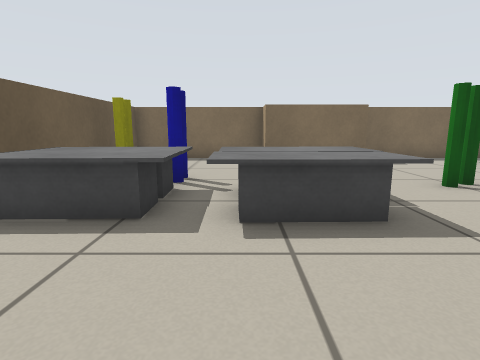
View 1 (above)

24 first-person views from a walk through a robot-simulator world made for Stage. The camera is 0.57 m above the floor, tilts 10° down and sees 80° across. The lines on the ground mark 1 m squares. The floor is counted in squares, 0.5 m on a side. Each view is taken from the middle of a square. On the plan, view 1 faces up. The plan holds only what a view shows up to about 12 squares ahead; the rest is blank. The place goes on beyond the plan. Robots are left out.

View 2
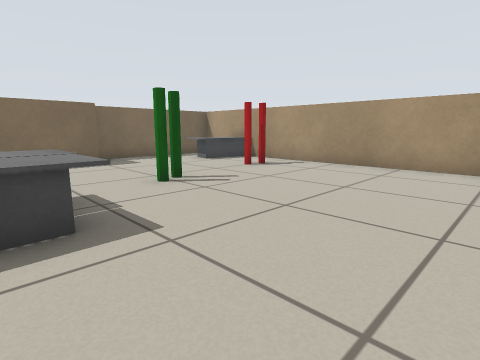

View 3
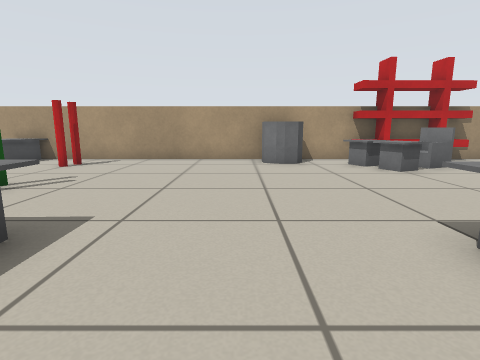

View 4
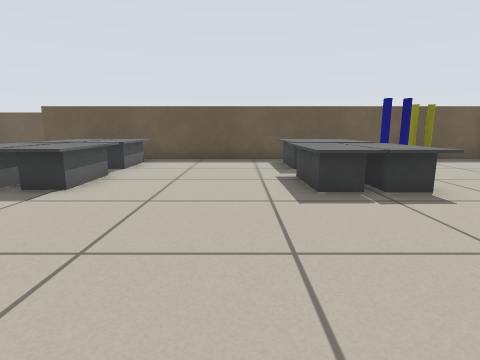

View 5
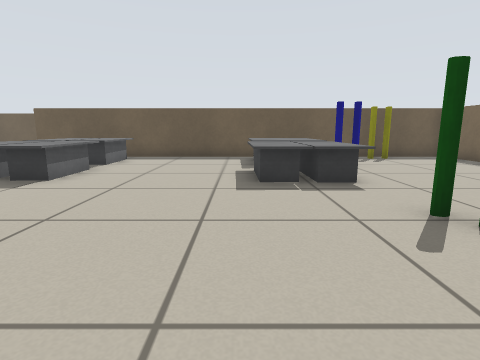

View 6
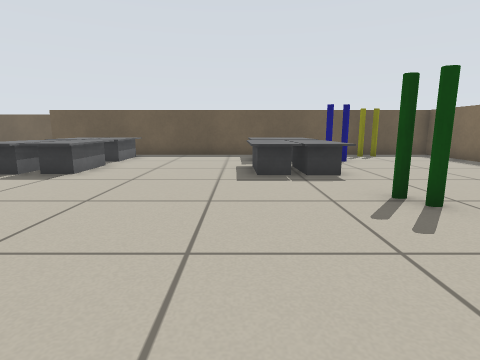

View 7
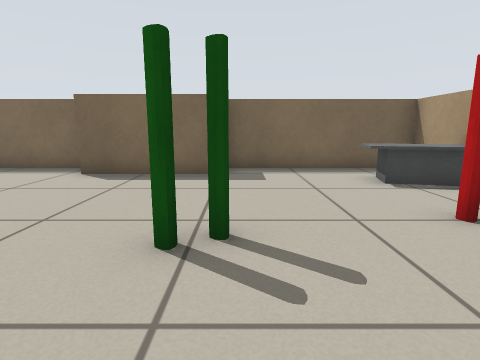

View 8
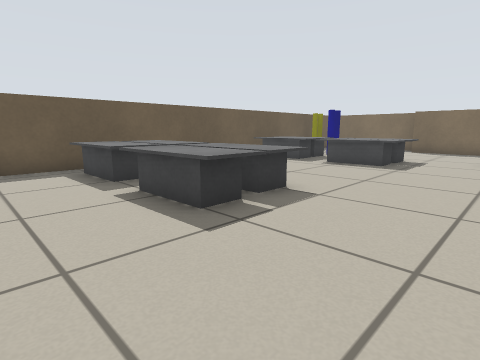

View 9
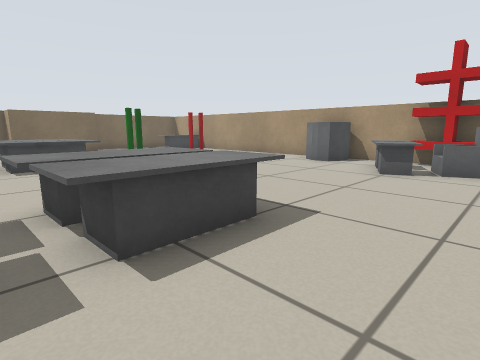

View 10
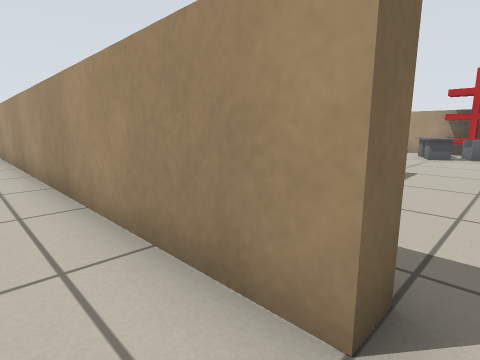

View 11
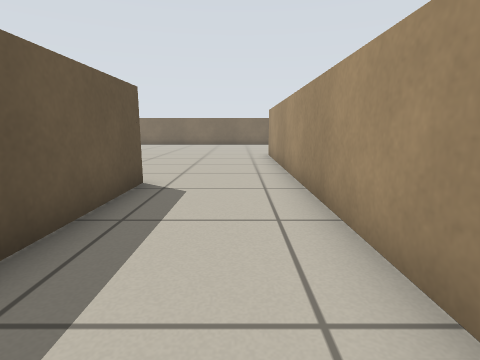

View 12
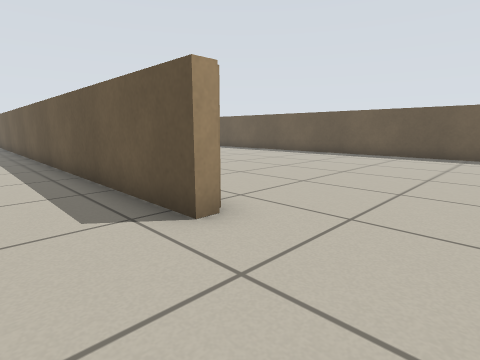

View 13
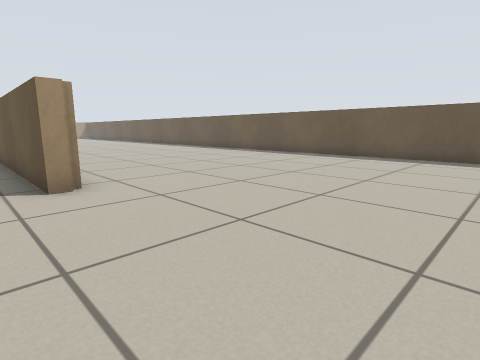

View 14
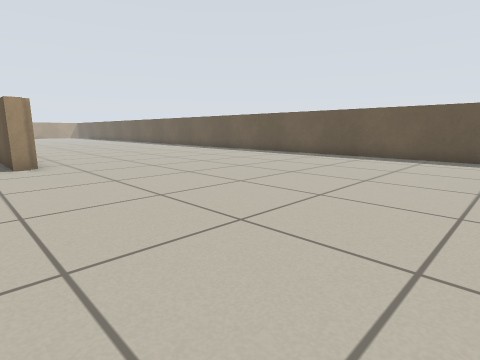

View 15
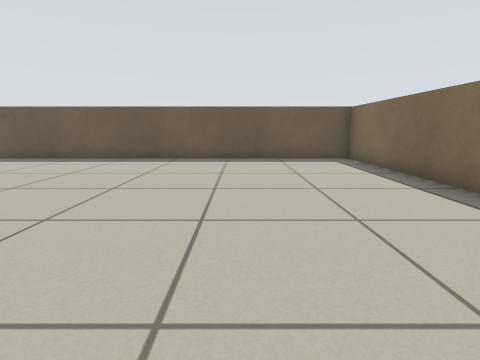

View 16
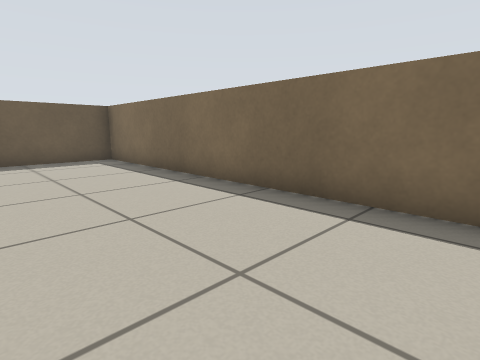

View 17
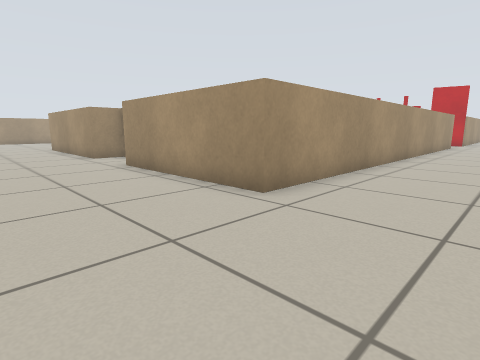

View 18
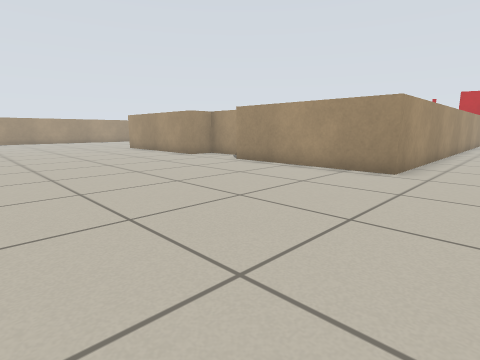

View 19
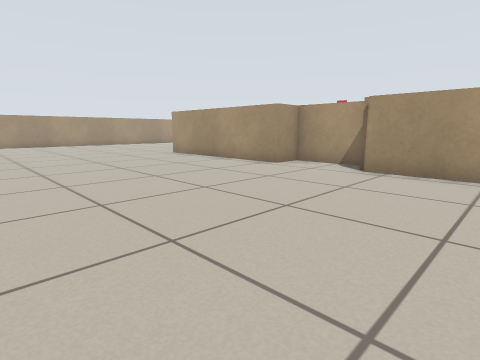

View 20
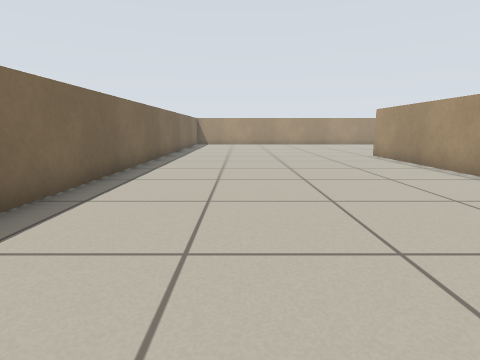

View 21
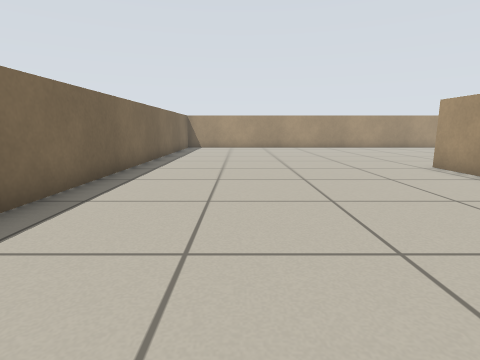

View 22
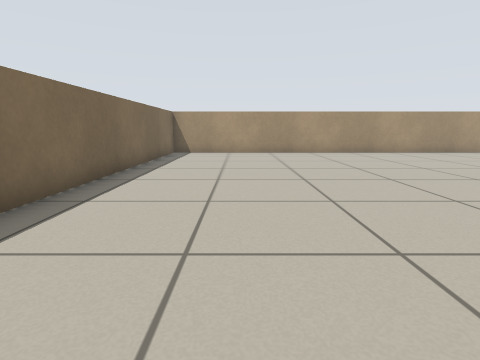

View 23
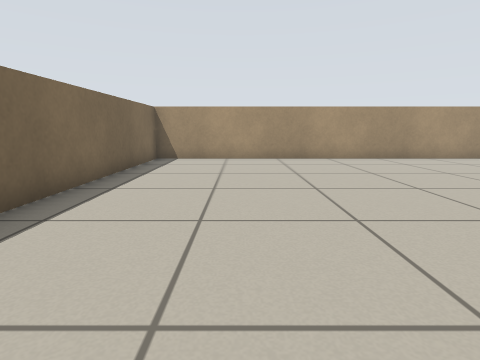

View 24
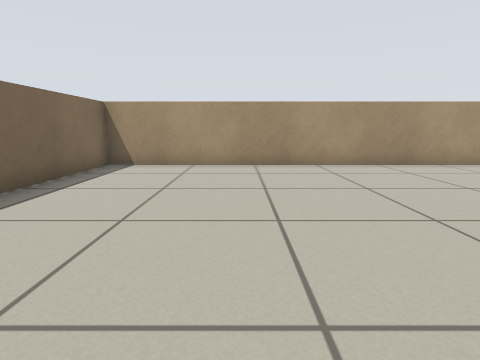

### Floor plan
Points are (right, up) in squares from view 1. A wall is a line through its corners. A room is listed if a view was taken in it or the views show most of it. See-through windows are left out.
Room 1 (views 1, 2, 3, 4, 5, 6, 7, 8, 9)
walls: (4.6, 10.3) (0.9, 10.3) (0.9, 11.5) (-4.1, 11.5) (-4.1, -5.5) (-4.7, -5.5); (10.1, -3.6) (10.1, 11.5) (4.6, 11.5)
ways out: opening at (-4, -6) to room 2; opening at (8.3, -5) to room 2
objects: desk (-3, -4) to (-1, -3); desk (-3, -2) to (-1, -1); desk (-3, 4) to (-1, 4); desk (-3, 5) to (-1, 5); person (-3, 8); person (-1, 6) to (-1, 7); desk (0, -4) to (2, -3); desk (0, -2) to (2, -1); desk (0, 3) to (2, 4); desk (0, 4) to (2, 5); person (4, 6) to (5, 6); desk (7, -4) to (7, -3); armchair (8, -5) to (8, -4); desk (8, -3) to (9, -3); person (8, 6); desk (8, 9) to (10, 10); round table (9, -1) to (9, 0)
Room 2 (views 10, 11, 12, 13, 14, 15, 16, 17, 18, 19, 20, 21, 22, 23, 24)
walls: (1.6, 10.9) (4.1, 10.9) (4.1, 12.1) (10.8, 12.1); (-8.6, 5.1) (-8.1, 5.1) (-8.1, -6.5); (-8.2, 21.3) (-19.3, 21.3) (-19.3, 4); (20.3, 8.5) (20.3, 21.3) (1.8, 21.3); (-4.7, -5.5) (-4.7, 12.1) (1.1, 12.1)
ways out: opening at (-4, -6) to room 1; opening at (8.3, -5) to room 1
objects: rack (10, -6) to (10, -4)

Positions as (right, up) in squares from view 1, and headings:
1: (0, 0), facing up
2: (1, 0), facing up-right
3: (-1, 1), facing right
4: (7, 2), facing left
5: (8, 3), facing left
6: (9, 3), facing left
7: (5, 3), facing up
8: (5, -6), facing up-left
9: (-1, -6), facing up-right
10: (-6, -6), facing up-right
11: (-6, -1), facing up
12: (-6, 8), facing down-left
13: (-7, 11), facing down-left
14: (-7, 15), facing down-left
15: (-8, 17), facing left
16: (-8, 17), facing up-left
17: (-8, 16), facing down-right
18: (-7, 20), facing down-right
19: (-2, 20), facing down-right
20: (-2, 18), facing right
21: (2, 18), facing right
22: (6, 18), facing right
23: (9, 18), facing right
24: (11, 17), facing right
